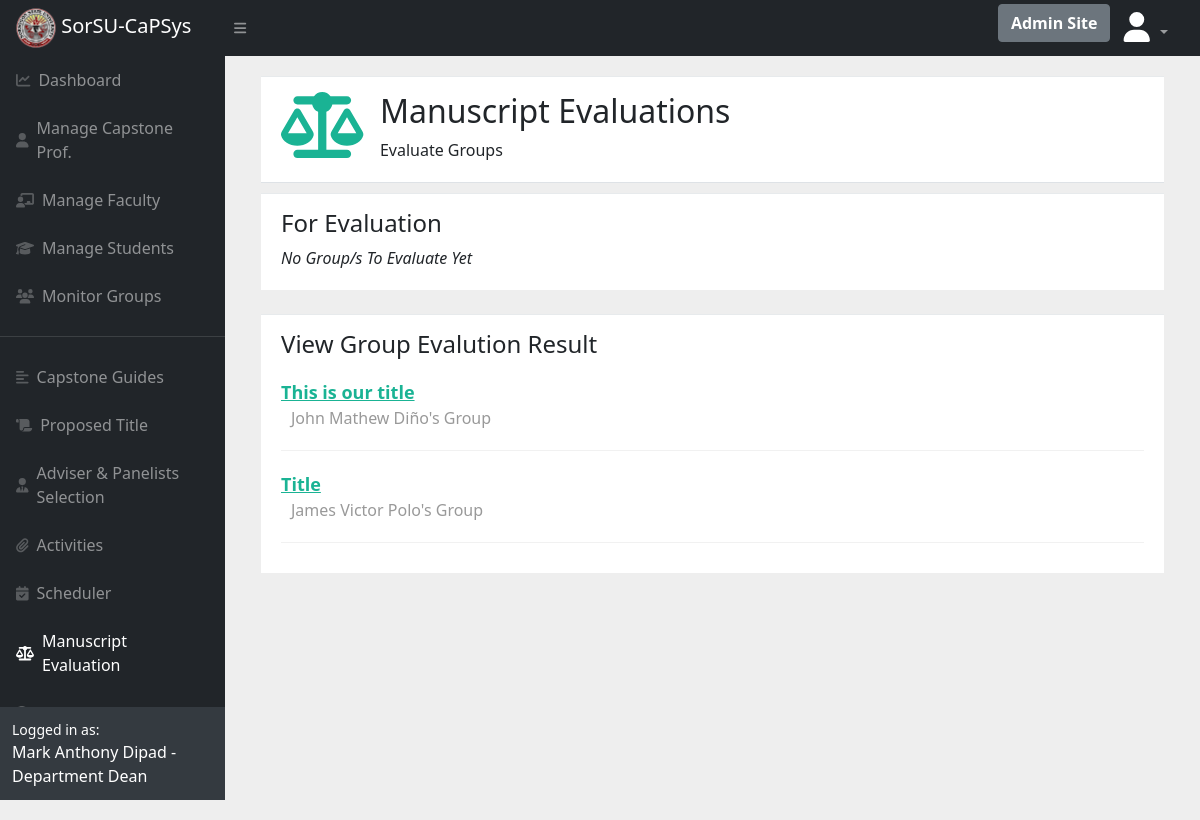
The page /cp/evaluations/ (signed in) on the database as committed earlier.
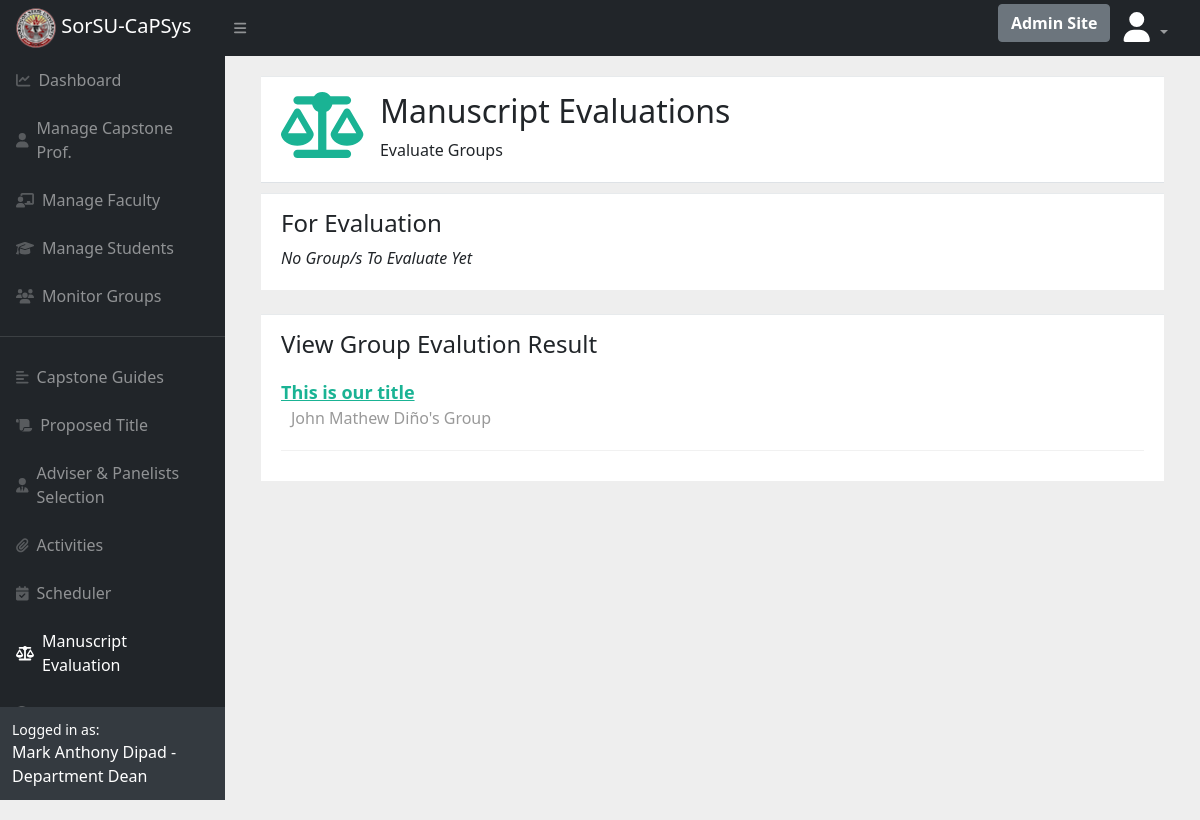
The same page on the database as committed later.
### register/models.py (models this page shows, shortened)
class UserProfile(models.Model):
    user = models.OneToOneField(User,null=True, on_delete=models.CASCADE)
    roles = (
        ('1','Dean'),
        ('2', 'Capstone Professor'),
        ('3', 'Faculty'),
        ('4', 'Student'),
    )
    role = models.CharField(max_length=100, choices=roles, default="3")
    image = models.ImageField(upload_to="profiles/",default="profiles/user.png")
    group_name = models.CharField(default="None", null=True, max_length=250)
    group_id = models.CharField(max_length=100, null=True, blank= True, default ="")
    mem1 = models.ForeignKey(User, on_delete=models.SET_NULL, related_name="userprofile_mem1", null=True, blank=True)
    mem2 = models.ForeignKey(User, on_delete=models.SET_NULL, related_name="userprofile_mem2", null=True, blank=True)
    mem3 = models.ForeignKey(User, on_delete=models.SET_NULL, related_name="userprofile_mem3", null=True, blank=True    )
    mem4 = models.ForeignKey(User, on_delete=models.SET_NULL, related_name="userprofile_mem4", null=True, blank=True)
    mem1_fn = models.CharField(max_length=1000, null=True, blank=True, default="")
    mem1_ln = models.CharField(max_length=1000, null=True, blank=True, default="")
    mem1_email = models.CharField(max_length=1000, null=True,  blank=True, default="")
    mem2_fn = models.CharField(max_length=1000, null=True,  blank=True, default="")
    mem2_ln = models.CharField(max_length=1000, null=True,  blank=True, default="")
    mem2_email = models.CharField(max_length=1000, null=True, blank=True, default="")
    mem3_fn = models.CharField(max_length=1000, null=True,  blank=True, default="")
    mem3_ln = models.CharField(max_length=1000, null=True,  blank=True, default="")
    mem3_email = models.CharField(max_length=1000, null=True, blank=True, default="")
    mem4_fn = models.CharField(max_length=1000, null=True,  blank=True, default="")
    mem4_ln = models.CharField(max_length=1000, null=True,  blank=True, default="")
    mem4_email = models.CharField(max_length=1000, null=True,  blank=True, default="")
    group_adviser = models.ForeignKey(User, on_delete=models.SET_NULL, null=True, blank=True,default="", related_name="adviser")
    group_title = models.CharField(blank=True, default="", max_length=250, null=True)
    group_panel_1 = models.ForeignKey(User, on_delete=models.SET_NULL,null=True,  blank=True, default="", related_name="panel1")
    group_panel_2 =  models.ForeignKey(User, on_delete=models.SET_NULL, null=True,blank=True, default="", related_name="panel2")
    group_panel_3 =  models.ForeignKey(User, on_delete=models.SET_NULL, null=True,blank=True, default="", related_name="panel3")

### manuscriptevaluations/views.py (the view)
# urls.py: path('cp/evaluations/', views.CPEvaluationView, name='CPEvaluations'),
@login_required
def CPEvaluationView(response):
    if response.user.userprofile.role == "1" or response.user.userprofile.role == "2":
        users = UserProfile.objects.filter(role="4").exclude(group_adviser=None)
        userrole = response.user.userprofile.role
        name = response.user.get_full_name
        users_for_eval = AdviserAndPanelist.objects.filter(panel1=response.user.id) | AdviserAndPanelist.objects.filter(panel2=response.user.id) | AdviserAndPanelist.objects.filter(panel3=response.user.id)
        resuser = response.user
        unseen = 0
        return render(response, 'cp/evaluations.html', {
            'userrole': userrole,
            'users': users,
            "name": name,
            "unseen": unseen,
            "resuser": resuser,
            'users_for_eval':users_for_eval,
        })
    else:
        return redirect("page404")

### manuscriptevaluations/templates/cp/evaluations.html (shortened to what this page needs)
{% extends 'main/base.html' %}
{% load crispy_forms_tags %}
{% block content %}
<div class="container">
    <div class="row">
        <div class="col-lg-12">
            <div class="wrapper wrapper-content animated fadeInRight">
                <div class="ibox-content m-b-sm border-bottom">
                    <div class="row">
                        <div class="col-1" style="margin-right: 25px">
                            <div class=" pull-left m-r-md">
                                <i class="fa fa-balance-scale text-navy mid-icon"></i>
                            </div>
                        </div>
                        <div class="col-10">
                            <h2>Manuscript Evaluations</h2>
                            <span>Evaluate Groups</span>
                        </div>
                    </div>
                </div>
            </div>
        </div>
    </div>
</div>
<div class="container">
    <div class="wrapper wrapper-content animated fadeInRight">
        <div class="ibox-content forum-container">
            <h4>For Evaluation</h4>
            {% if users_for_eval %}
            {% for user in users_for_eval %}
            <div class="forum-item active">
                <div class="row">
                    <div class="col-md-9" href="">
                        <a href="{% url 'Evaluate Submissions' user.user.id %}"
                            class="forum-item-title">{{ user.user.userprofile.group_title }}
                        </a>
                        <div class="forum-sub-title">
                            {{ user.user.get_full_name }}'s Group
                        </div>
                    </div>
                </div>
            </div>
            {% endfor %}
            {% else %}
            <i>No Group/s To Evaluate Yet</i>
            {% endif %}
        </div>
    </div>
</div>
<br>
<div class="container">
    <div class="wrapper wrapper-content animated fadeInRight">
        <div class="ibox-content forum-container">
            <h4>View Group Evalution Result</h4>
            {% for user in users %}
            <div class="forum-item active">
                <div class="row">
                    <div class="col-md-9" href="">
                        <a href="{% url 'Evaluate Submissions' user.id %}"
                            class="forum-item-title">{{ user.user.userprofile.group_title }}
                        </a>
                        <div class="forum-sub-title">
                            {{ user.user.get_full_name }}'s Group
                        </div>
                    </div>
                </div>
            </div>
            {% endfor %}
        </div>
    </div>
</div>
{% endblock %}

Rows that differ between the two databases and show on the page:
no longer on this page (row edited): UserProfile: user.userprofile.group_title "Title", user.get_full_name "James Victor Polo"
